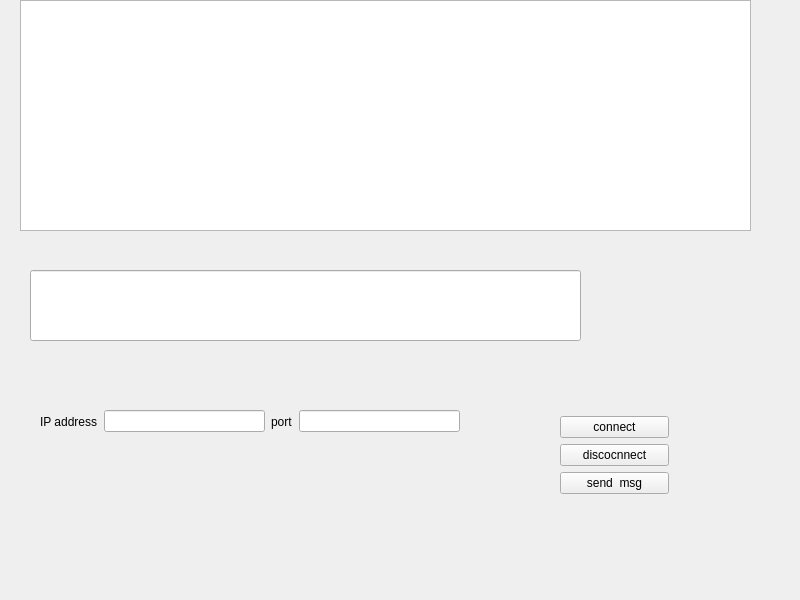
<?xml version="1.0" encoding="UTF-8"?>
<ui version="4.0">
 <class>Widget</class>
 <widget class="QWidget" name="Widget">
  <property name="geometry">
   <rect>
    <x>0</x>
    <y>0</y>
    <width>800</width>
    <height>600</height>
   </rect>
  </property>
  <property name="windowTitle">
   <string>Widget</string>
  </property>
  <widget class="QPlainTextEdit" name="peRcvMSG">
   <property name="geometry">
    <rect>
     <x>20</x>
     <y>0</y>
     <width>731</width>
     <height>231</height>
    </rect>
   </property>
  </widget>
  <widget class="QLineEdit" name="leSendMSG">
   <property name="geometry">
    <rect>
     <x>30</x>
     <y>270</y>
     <width>551</width>
     <height>71</height>
    </rect>
   </property>
  </widget>
  <widget class="QWidget" name="widget" native="true">
   <property name="geometry">
    <rect>
     <x>40</x>
     <y>400</y>
     <width>420</width>
     <height>43</height>
    </rect>
   </property>
   <layout class="QHBoxLayout" name="horizontalLayout">
    <item>
     <widget class="QLabel" name="label">
      <property name="text">
       <string>IP address</string>
      </property>
     </widget>
    </item>
    <item>
     <widget class="QLineEdit" name="leIpAddress"/>
    </item>
    <item>
     <widget class="QLabel" name="label_2">
      <property name="text">
       <string>port</string>
      </property>
     </widget>
    </item>
    <item>
     <widget class="QLineEdit" name="lePort"/>
    </item>
   </layout>
  </widget>
  <widget class="QWidget" name="widget_2" native="true">
   <property name="geometry">
    <rect>
     <x>560</x>
     <y>370</y>
     <width>109</width>
     <height>171</height>
    </rect>
   </property>
   <layout class="QVBoxLayout" name="verticalLayout_2">
    <item>
     <layout class="QVBoxLayout" name="verticalLayout">
      <item>
       <widget class="QPushButton" name="connectBTN">
        <property name="text">
         <string>connect</string>
        </property>
       </widget>
      </item>
      <item>
       <widget class="QPushButton" name="disConnectBTN">
        <property name="text">
         <string>discocnnect</string>
        </property>
       </widget>
      </item>
      <item>
       <widget class="QPushButton" name="sendMsgBTN">
        <property name="text">
         <string>send  msg</string>
        </property>
       </widget>
      </item>
     </layout>
    </item>
   </layout>
  </widget>
 </widget>
 <resources/>
 <connections/>
</ui>
